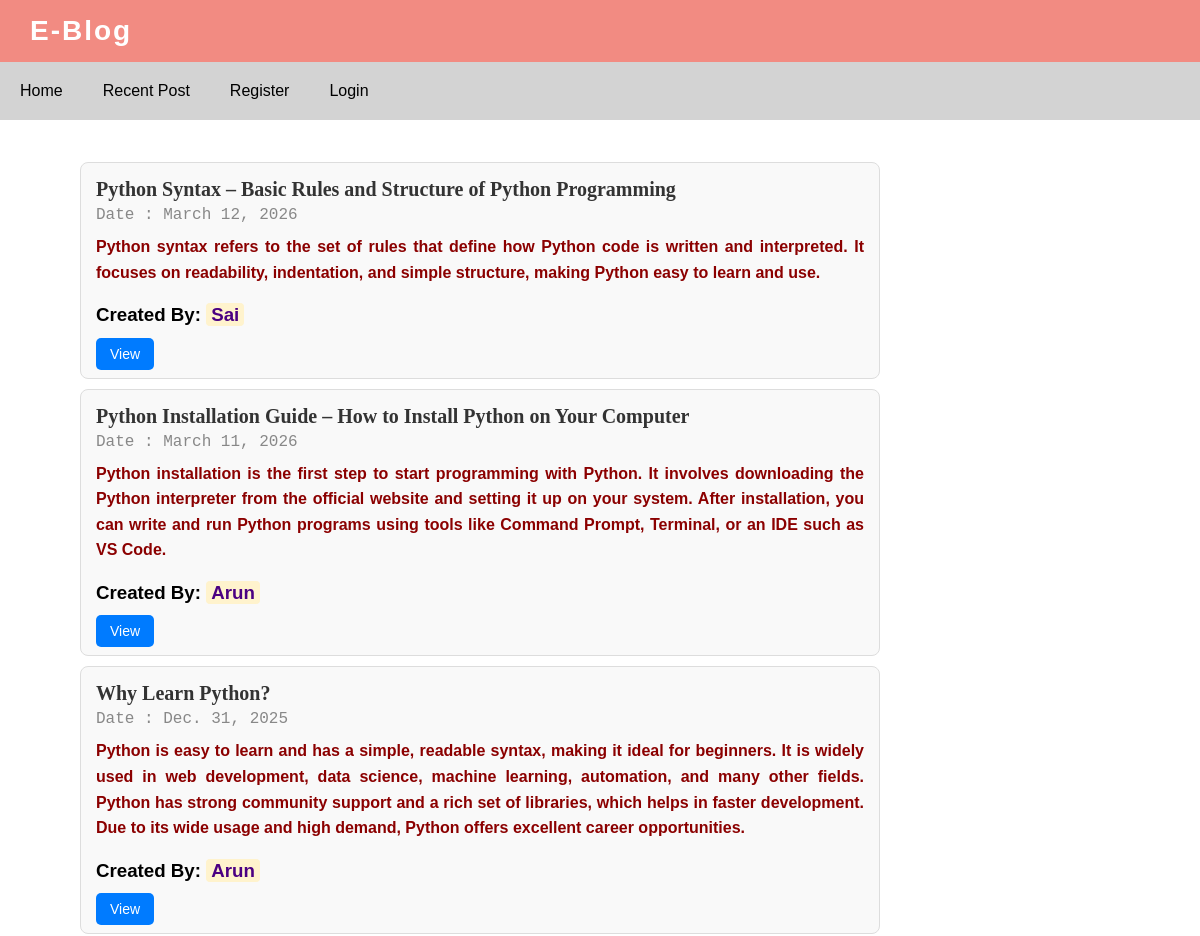
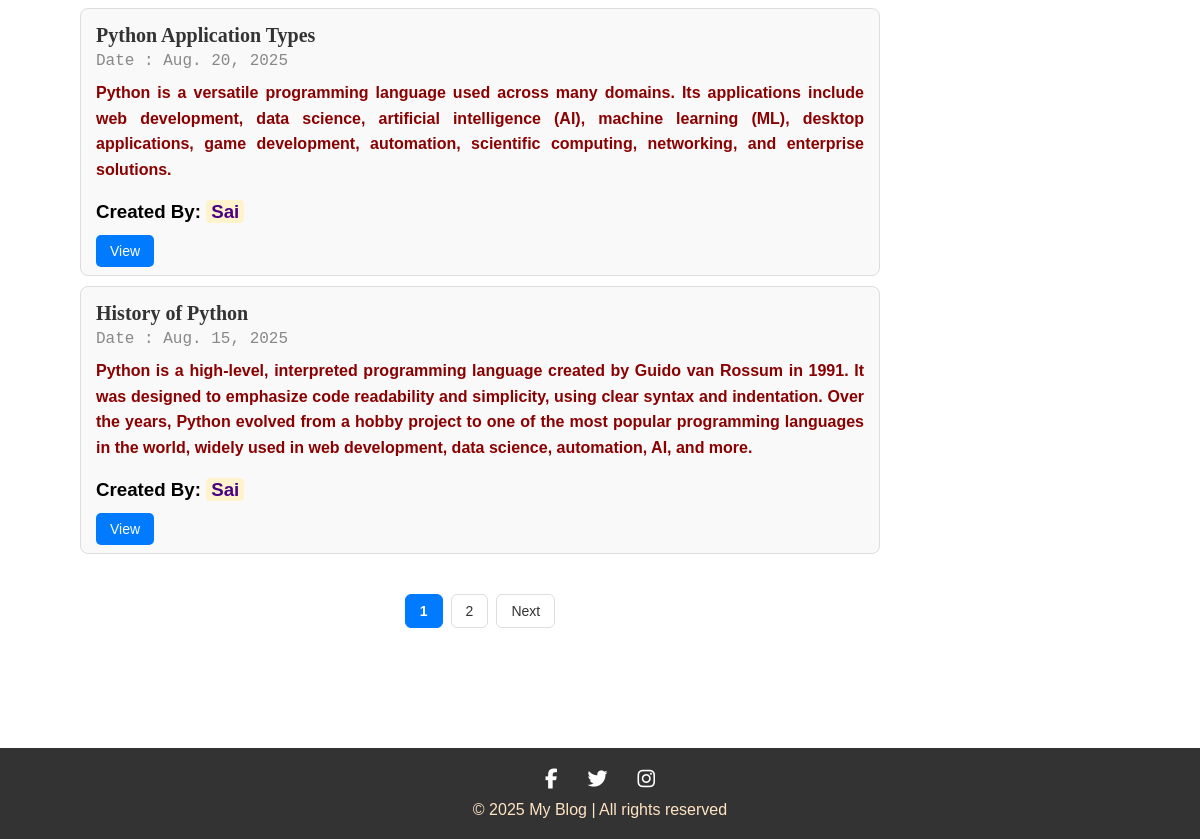
The page /viewpost/ on the database its author committed (2 pictures, top to bottom).
### Blogapp/models.py (models this page shows)
class Post(models.Model):
    title = models.CharField(max_length=55)
    short_description = models.TextField(max_length=400)
    description = models.TextField(max_length=1000)
    created_by =models.DateField(auto_now_add=True)
    user =models.ForeignKey(User,on_delete=models.CASCADE)

### Blogapp/views.py (the view)
# urls.py: path('viewpost/',ViewPost.as_view(),name="viewpost"),
class ViewPost(View):
    def get(self,request):
        post_obj =Post.objects.all().values('id','title','description','short_description','user__first_name','created_by').order_by('-created_by')
        paginators = Paginator(post_obj, 5)
        page_numbers = request.GET.get('page')
        page_obj = paginators.get_page(page_numbers)
        return render(request,'viewpost.html',{'post':page_obj})

### Blogapp/templates/viewpost.html (shortened to what this page needs)
{% extends 'base.html' %}
{% block content %}
<div class="content-wrapper">
    {% for p in post %}
    <div class="post-container">
        <span class="post-title">{{ p.title }}</span>
        <div class="post-date">Date : {{ p.created_by }}</div>
        <p class="post-shortdescription">{{ p.short_description }}</p>
        <h3>Created By: <span class="highlight-name">{{ p.user__first_name }}</span></h3>
        <a class="view-btn" href="{% url 'detailpost' p.id %}">View</a>
    </div>
    {% endfor %}
    <div class="pagination">
    {% for num in post.paginator.page_range %}
        {% if post.number == num %}
            <span class="page-number active">{{ num }}</span>
        {% else %}
            <a class="page-number" href="?page={{ num }}">{{ num }}</a>
        {% endif %}
    {% endfor %}
    {% if post.has_next %}
        <a class="page-btn" href="?page={{ post.next_page_number }}">Next</a>
    {% endif %}
    </div>
</div>
<footer>
    <div class="footer">
        <a href="https://facebook.com" target="_blank"><i class="fab fa-facebook-f"></i></a>
        <a href="https://twitter.com" target="_blank"><i class="fab fa-twitter"></i></a>
        <a href="https://instagram.com" target="_blank"><i class="fab fa-instagram"></i></a>
        <div class="copyright">
            &copy; 2025 My Blog | All rights reserved
        </div>
    </div>
</footer>
{% endblock %}

### Blogapp/templates/base.html (style rules this page uses)
body { margin: 0; padding: 0; font-family: Arial, sans-serif; }
p { font-weight: bold; color: darkred; font-size: medium; margin: 0 20px; }

### Blogapp/templates/viewpost.html (style rules this page uses)
.content-wrapper { width: 70%; margin: 5%; margin-top: 1%; padding: 20px; box-sizing: border-box; }
.post-container { border: 1px solid #ddd; border-radius: 8px; padding: 15px; margin: 10px 0; background-color: #f9f9f9; position: relative; }
.post-title { font-size: 20px; font-weight: bold; color: #333; display: block; font-family: Georgia, 'Times New Roman', Times, serif; }
.post-date { font-size: 16px; color: #888; margin-top: 5px; font-family: 'Courier New', Courier, monospace; }
.post-shortdescription { margin: 10px 0; line-height: 1.6; font-family: Arial, Helvetica, sans-serif; text-align: justify; }
.view-btn { padding: 8px 14px; border: none; border-radius: 5px; background-color: #007bff; color: white; cursor: pointer; text-decoration: none; font-size: 14px; transition: background-color 0.3s; }
.highlight-name { font-family: 'Arial Black', sans-serif; color: indigo; background-color: #fff3cd; padding: 1px 5px; border-radius: 4px; }
.footer { background-color: #333; padding: 20px; display: flex; justify-content: center; align-items: center; flex-wrap: wrap; margin-top: 60px; }
.footer a { color: white; margin: 0 15px; font-size: 20px; }
.copyright { width: 100%; text-align: center; color: bisque; margin-top: 10px; }
.pagination { display: flex; justify-content: center; align-items: center; margin: 40px 0; gap: 8px; flex-wrap: wrap; }
.pagination a, .pagination span { padding: 8px 14px; text-decoration: none; border: 1px solid #ddd; color: #333; font-size: 14px; border-radius: 6px; transition: 0.3s; }
.pagination .active { background-color: #007bff; color: white; font-weight: bold; border-color: #007bff; }
.page-btn { font-weight: 500; }

### rows shown on the page
Post: title "Python Syntax – Basic Rules and Structure of Python Programming", created_by "March 12, 2026", short_description "Python syntax refers to the set of rules that define how Python code is written and interpreted. It focuses on readability, indentation, and simple structure, making Python easy to learn and use.", user__first_name "Sai"
Post: title "Python Installation Guide – How to Install Python on Your Computer", created_by "March 11, 2026", short_description "Python installation is the first step to start programming with Python. It involves downloading the Python interpreter from the official website and setting it up on your system. After installation, you can write and run Python programs using tools like Command Prompt, Terminal, or an IDE such as VS Code.", user__first_name "Arun"
Post: title "Why Learn Python?", created_by "Dec. 31, 2025", short_description "Python is easy to learn and has a simple, readable syntax, making it ideal for beginners. It is widely used in web development, data science, machine learning, automation, and many other fields. Python has strong community support and a rich set of libraries, which helps in faster development. Due to its wide usage and high demand, Python offers excellent career opportunities.", user__first_name "Arun"
Post: title "Python Application Types", created_by "Aug. 20, 2025", short_description "Python is a versatile programming language used across many domains. Its applications include web development, data science, artificial intelligence (AI), machine learning (ML), desktop applications, game development, automation, scientific computing, networking, and enterprise solutions.", user__first_name "Sai"
Post: title "History of Python", created_by "Aug. 15, 2025", short_description "Python is a high-level, interpreted programming language created by Guido van Rossum in 1991. It was designed to emphasize code readability and simplicity, using clear syntax and indentation. Over the years, Python evolved from a hobby project to one of the most popular programming languages in the world, widely used in web development, data science, automation, AI, and more.", user__first_name "Sai"

### other values the page prints
{{ num }} "1"
{{ num }} "2"
